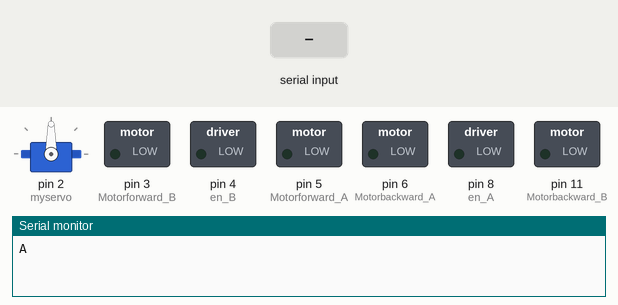
Simulated run of this sketch. Board: Arduino Uno, built with avr-gcc and run on an emulated ATmega328P. On the bench: servo, switched loads named in the sketch (green lamp = pin HIGH), the last lines printed to the serial monitor. Inputs (shaded band) come from the test bench.

Above: at 1.0 s.
1.1 s: "w\n" received over Serial
At 2.8 s:
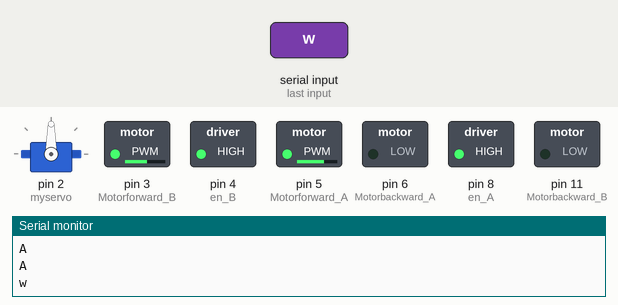
3.5 s: byte 50 ('2') received over Serial
At 4.0 s:
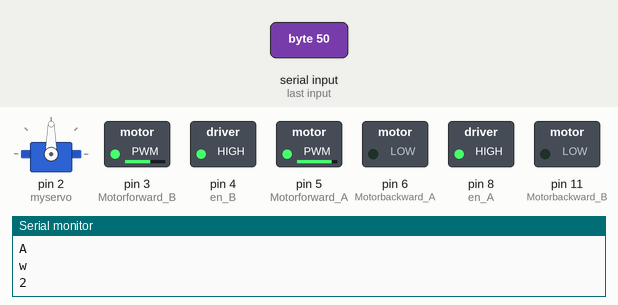
5.0 s: byte 120 ('x') received over Serial
At 6.2 s:
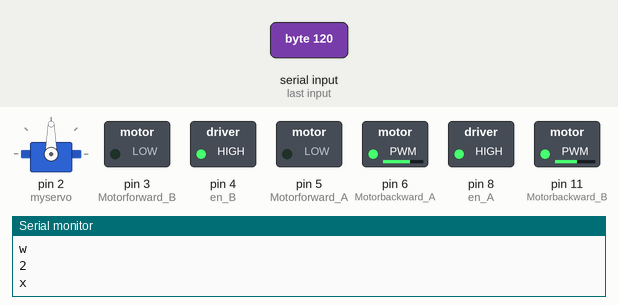
6.5 s: byte 115 ('s') received over Serial
At 7.5 s:
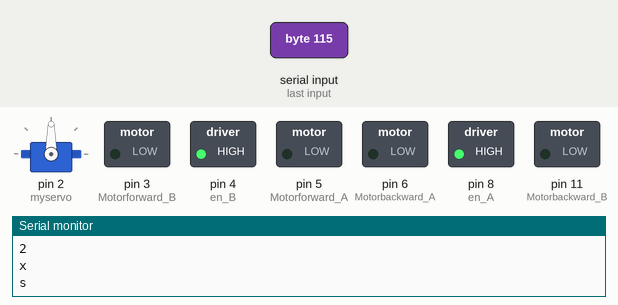
8.0 s: byte 97 ('a') received over Serial
At 8.6 s:
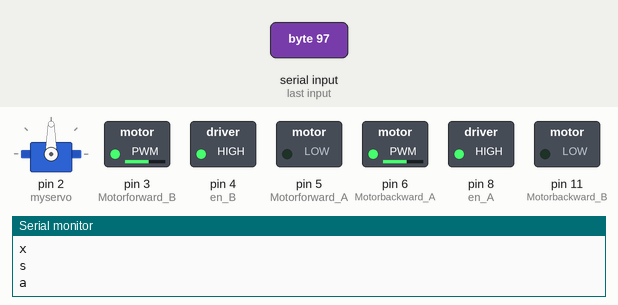
9.5 s: byte 113 ('q') received over Serial
At 10.9 s:
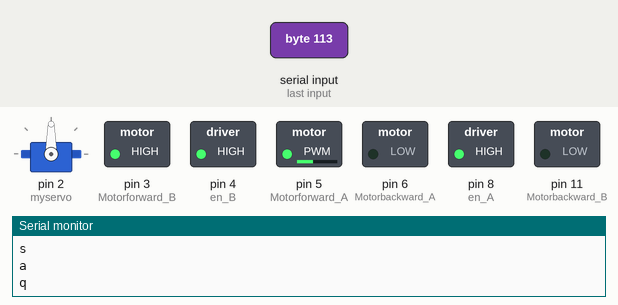
Timing chart, 0 to 12.0 s (numbered marks = the images above; inputs shaded):
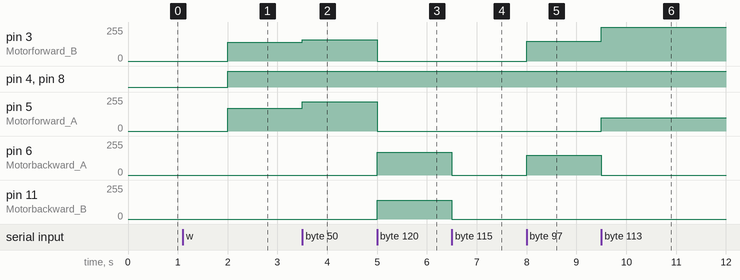

Measured:
- after the input at 1.1 s, pin 3 (Motorforward_B): 0/255 → 140/255 after 0.90 s; pin 4 (en_B), pin 8 (en_A): LOW → HIGH after 0.90 s; pin 5 (Motorforward_A): 0/255 → 170/255 after 0.90 s
- after the input at 3.5 s, pin 3 (Motorforward_B): 140/255 → 160/255 at once; pin 5 (Motorforward_A): 170/255 → 220/255 at once
- after the input at 5.0 s, pin 3 (Motorforward_B): 160/255 → 0/255 at once; pin 5 (Motorforward_A): 220/255 → 0/255 at once; pin 6 (Motorbackward_A): 0/255 → 170/255 at once; pin 11 (Motorbackward_B): 0/255 → 140/255 at once
- after the input at 6.5 s, pin 6 (Motorbackward_A): 170/255 → 0/255 at once; pin 11 (Motorbackward_B): 140/255 → 0/255 at once
- after the input at 8.0 s, pin 3 (Motorforward_B), pin 6 (Motorbackward_A): 0/255 → 150/255 at once
- after the input at 9.5 s, pin 3 (Motorforward_B): 150/255 → 255/255 at once; pin 5 (Motorforward_A): 0/255 → 100/255 at once; pin 6 (Motorbackward_A): 150/255 → 0/255 at once

The sketch:

Motor.ino
```cpp
#include <Servo.h>
Servo myservo;  // 建立SERVO物件
int Motorforward_B = 3;
int Motorbackward_B = 11;
int en_B = 4;//right
int en_A = 8;//left
int Motorforward_A = 5;
int Motorbackward_A = 6;

void setup()

{
  Serial.begin(9600); // start serial port at 9600 bps:
  pinMode(en_A, OUTPUT);  // sets the pin as output
  pinMode(Motorforward_A, OUTPUT); // sets the pin as output
  pinMode(Motorbackward_A, OUTPUT);
  pinMode(en_B, OUTPUT);  // sets the pin as output
  pinMode(Motorforward_B, OUTPUT); // sets the pin as output
  pinMode(Motorbackward_B, OUTPUT);
  myservo.attach(2);
  establishContact();
}


void loop()
{
  digitalWrite(en_A, HIGH);
  digitalWrite(en_B, HIGH);

  if (Serial.available() > 0)
  {
    char serialread = Serial.read();
    switch(serialread)
    {
      case 'w':
      analogWrite(Motorforward_A, 170);
      analogWrite(Motorbackward_A, 0);
      analogWrite(Motorforward_B, 140);
      analogWrite(Motorbackward_B, 0);
      break;

      case '2':
      analogWrite(Motorforward_A, 220);
      analogWrite(Motorbackward_A, 0);
      analogWrite(Motorforward_B, 160);
      analogWrite(Motorbackward_B, 0);
      break;

      case 'x':
      analogWrite(Motorforward_A, 0);
      analogWrite(Motorbackward_A, 170);
      analogWrite(Motorforward_B, 0);
      analogWrite(Motorbackward_B, 140);
      break;

      case 's':
      analogWrite(Motorforward_A, 0);
      analogWrite(Motorbackward_A, 0);
      analogWrite(Motorforward_B, 0);
      analogWrite(Motorbackward_B, 0);
      break;

      case 'a':
      analogWrite(Motorforward_A, 0);
      analogWrite(Motorbackward_A, 150);
      analogWrite(Motorforward_B, 150);
      analogWrite(Motorbackward_B, 0);
      break;

      case 'q':
      analogWrite(Motorforward_A, 100);
      analogWrite(Motorbackward_A, 0);
      analogWrite(Motorforward_B, 255);
      analogWrite(Motorbackward_B, 0);
      break;

      case 'd':
      analogWrite(Motorforward_A, 150);
      analogWrite(Motorbackward_A, 0);
      analogWrite(Motorforward_B, 0);
      analogWrite(Motorbackward_B,150);
      break;

      case 'e':
      analogWrite(Motorforward_A, 255);
      analogWrite(Motorbackward_A, 0);
      analogWrite(Motorforward_B, 100);
      analogWrite(Motorbackward_B,0);
      break;

      case 'o':
      myservo.write(0);
      break;

      case 'l':
      myservo.write(60);
      break;

      default:
        break;

    }
    Serial.print(serialread);
    Serial.print('\n');
  }
}

void establishContact() {
  while (Serial.available() <= 0) {
    Serial.print("A\n");   // send a capital A
    delay(1000);
  }
}
```
